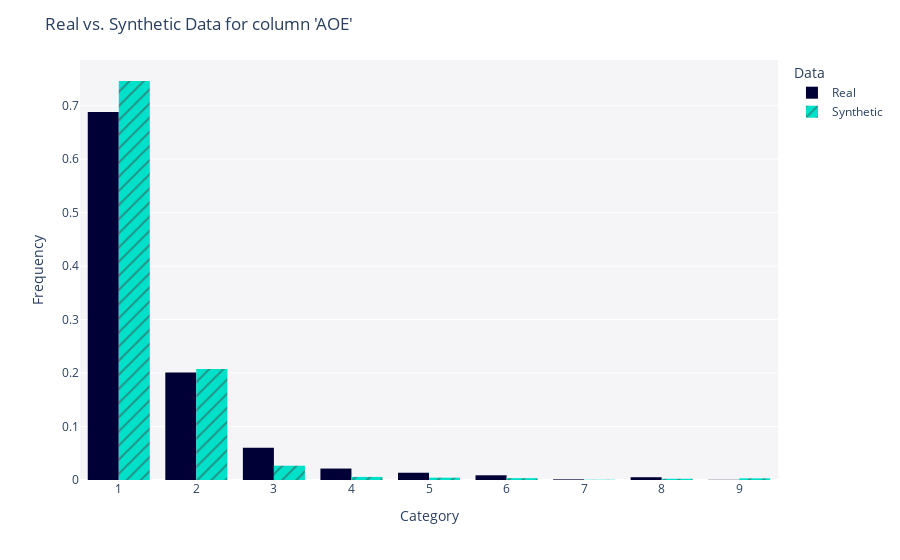

Here is the notebook cell this chart was saved with:
### Code cell
get_column_plot(
    real_data=df_real,
    synthetic_data=df_fake,
    metadata=metadata,
    column_name='AOE'
)

### Figure 1 — Plotly figure (JSON) as saved in the notebook; plotly's stock layout.template omitted (floating-point values rounded to 4 significant figures; data arrays with more than 128 entries replaced by an {"elided": "..."} marker saying what was removed)
{"data": [{"alignmentgroup": "True", "bingroup": "x", "histnorm": "probability density", "hovertemplate": "<b>Real</b><br>Frequency: %{y}<extra></extra>", "legendgroup": "Real", "marker": {"color": "#000036", "pattern": {"shape": ""}}, "name": "Real", "offsetgroup": "Real", "orientation": "v", "showlegend": true, "type": "histogram", "x": {"elided": "5000 int values"}, "xaxis": "x", "yaxis": "y"}, {"alignmentgroup": "True", "bingroup": "x", "histnorm": "probability density", "hovertemplate": "<b>Synthetic</b><br>Frequency: %{y}<extra></extra>", "legendgroup": "Synthetic", "marker": {"color": "#01E0C9", "pattern": {"shape": "/"}}, "name": "Synthetic", "offsetgroup": "Synthetic", "orientation": "v", "showlegend": true, "type": "histogram", "x": {"elided": "5720 str values"}, "xaxis": "x", "yaxis": "y"}], "layout": {"barmode": "group", "legend": {"title": {"text": "Data"}, "tracegroupgap": 0}, "margin": {"t": 60}, "plot_bgcolor": "#F5F5F8", "title": {"text": "Real vs. Synthetic Data for column 'AOE'"}, "xaxis": {"anchor": "y", "domain": [0, 1], "title": {"text": "Category"}}, "yaxis": {"anchor": "x", "domain": [0, 1], "title": {"text": "Frequency"}}}}
